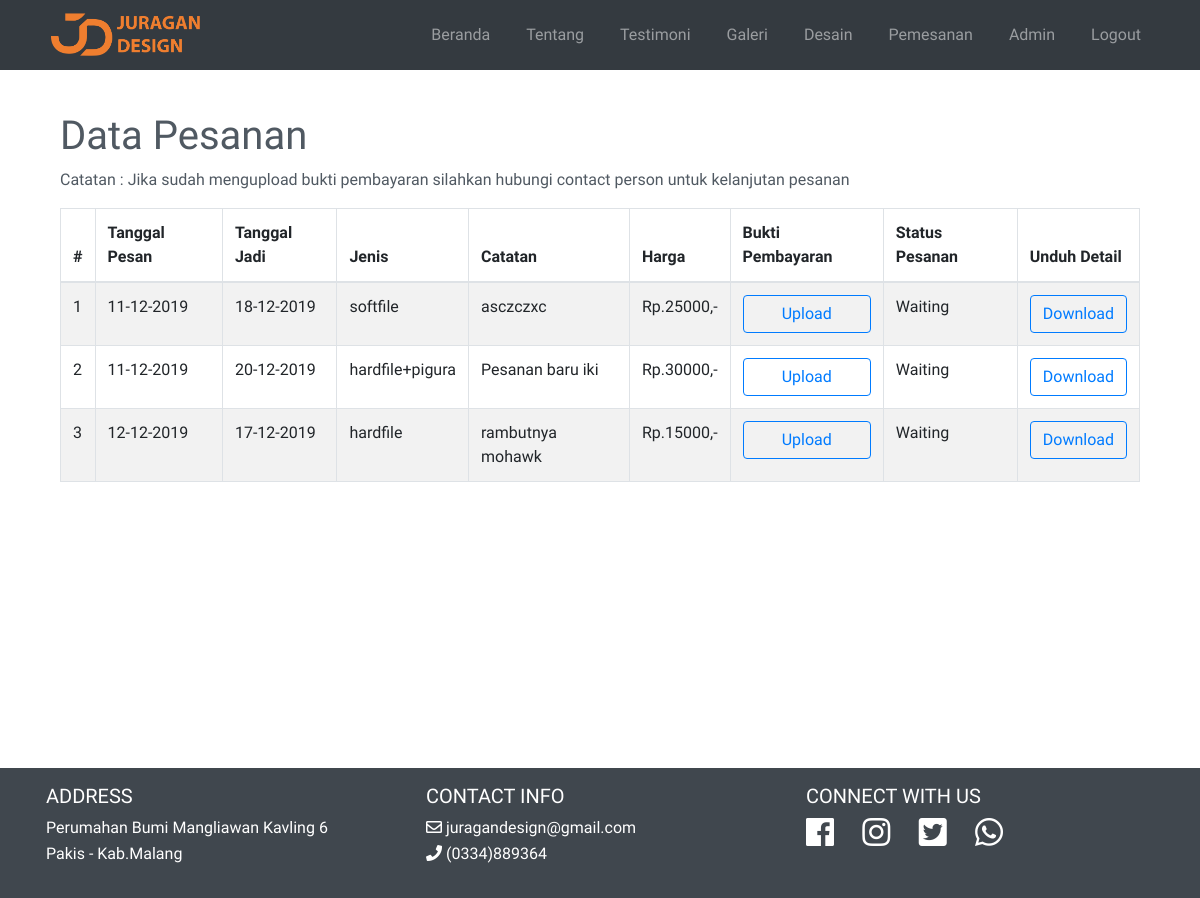
The page /status2.php (signed in) on the database its author committed.
### tables this page shows
CREATE TABLE `pemesanan` (
  `id_pemesanan` int(255) NOT NULL,
  `catatan` varchar(255) DEFAULT NULL,
  `id_paket` int(11) NOT NULL,
  `tgl_pesan` date NOT NULL,
  `tgl_kembali` date NOT NULL,
  `status` varchar(255) NOT NULL DEFAULT 'Waiting',
  `lokasi` varchar(255) NOT NULL,
  `bukti_pembayaran` varchar(255) DEFAULT NULL,
  `testimoni` longtext,
  `user_id` int(11) NOT NULL,
  `jenis` varchar(255) NOT NULL,
  `referensi` varchar(255) NOT NULL
);

CREATE TABLE `paket` (
  `id_paket` int(11) NOT NULL,
  `nama_paket` varchar(45) DEFAULT NULL,
  `harga` longtext,
  `dekorasi` varchar(255) DEFAULT NULL,
  `rias_baju` varchar(255) DEFAULT NULL,
  `dokumentasi` varchar(255) DEFAULT NULL,
  `mc` varchar(45) DEFAULT NULL,
  `free` varchar(255) DEFAULT NULL,
  `biaya_pelihara` longtext NOT NULL,
  `foto` varchar(255) NOT NULL,
  `lama` int(255) NOT NULL,
  `Detail` longtext NOT NULL,
  `Jenis` varchar(255) NOT NULL,
  `level` tinyint(2) NOT NULL DEFAULT '1'
);

### status2.php (the view, shortened to what this page needs)
<!DOCTYPE html>
<html lang="en">
<?php include 'includes/head.php' ?>
<head>
</head>
<body>
    <?php include 'includes/navbar.php' ?>
    <div class="container mt-5 pt-5 " style="min-height:720px">
        <div class="container-fluid mt-3">
            <h1 class="">Data Pesanan</h1>
            <p>Catatan : Jika sudah mengupload bukti pembayaran silahkan hubungi contact person untuk kelanjutan pesanan</p>
        </div>
        <div class="container">
            <table class="table table-striped table-bordered">
                <thead>
                    <tr>
                        <th>#</th>
                        <th>Tanggal Pesan</th>
                        <th>Tanggal Jadi</th>
                        <th>Jenis</th>
                        <th>Catatan</th>
                        <th>Harga</th>
                        <th>Bukti Pembayaran</th>
                        <th>Status Pesanan</th>
                        <th>Unduh Detail</th>
                    </tr>
                </thead>
                <tbody>
                    <?php
                    @$id_user = $_SESSION["id"];
                    $query = "SELECT * FROM pemesanan WHERE user_id = '$id_user' ";
                    $result = mysqli_query($con, $query);
                    if (mysqli_num_rows($result) > 0) {
                        $no = 0;
                        while ($row = mysqli_fetch_assoc($result)) {
                            $id_paket = $row["id_paket"];
                            $query2 = "SELECT * FROM paket WHERE id_paket = '$id_paket'";
                            $result2 = mysqli_query($con, $query2);
                            $paket = mysqli_fetch_assoc($result2);
                            $no++;
                            ?>
                            <tr>
                                <td><?php echo $no ?></td>
                                <td><?php echo date_format(new DateTime($row["tgl_pesan"]), 'd-m-Y')  ?></td>
                                <td><?php echo date('d-m-Y',strtotime($row["tgl_pesan"]. '+ '.$paket["lama"].' days')) ?></td>
                                <td><?php echo $row["jenis"] ?></td>
                                <td><?php echo $row["catatan"] ?></td>
                                <td>Rp.<?php echo $paket["harga"] ?>,-</td>
                                <td>
                                    <?php
                                            if ($row["bukti_pembayaran"] != null) { ?>
                                        Sudah Terupload
                                    <?php } else { ?>
                                        <button type="button" class="btn btn-block btn-outline-primary" data-toggle="modal" data-target="#modal<?php echo $row["id_pemesanan"] ?>">
                                            Upload
                                        </button>
                                    <?php } ?>
                                </td>
                                <td>
                                    <?php
                                            $date = new DateTime($row["tgl_kembali"]);
                                            $now = new DateTime();
                                            if ($row["status"] == "Acepted" && $date < $now) {
                                                if ($row["testimoni"] != null) {
                                                    echo 'Pesanan Selesai';
                                                } else { ?>
                                            <button type="button" class="btn btn-block btn-outline-primary" data-toggle="modal" data-target="#testimoni<?php echo $row["id_pemesanan"] ?>">
                                                Testimoni
                                            </button>
                                            <div class="modal fade" id="testimoni<?php echo $row["id_pemesanan"] ?>" tabindex="-1" role="dialog" aria-labelledby="exampleModalLabel" aria-hidden="true">
                                                <div class="modal-dialog" role="document">
                                                    <div class="modal-content">
                                                        <div class="modal-body" style="margin-bottom:-35px">
                                                            <center>
                                                                <h4 class="media-heading">Berikan Testimoni</h4>
                                                            </center>
                                                            <hr>
                                                        </div>
                                                        <div class="row" style="margin-top:0px">
                                                            <div class="container">
                                                                <form action="proses/proses_testimoni.php" method="post" enctype="multipart/form-data">
                                                                    <input type="hidden" name="MAX_FILE_SIZE" value="2000000">
                                                                    <input type="hidden" name="id_pemesanan" value="<?php echo $row["id_pemesanan"] ?>">
                                                                    <div class="col-md-12">
                                                                        <div class="form-group">
                                                                            <label for="testimoni">Testimoni</label>
                                                                            <textarea rows="5" class="form-control" type="text" value="" id="lokasi" placeholder="Masukkan Testimoni" name="testimoni"></textarea>
                                                                        </div>
                                                                        <div>
                                                                            <button type="submit" class="btn btn-block btn-outline-primary">Submit</button>
                                                                        </div>
                                                                    </div>
                                                                </form>
                                                            </div>
                                                        </div>
                                                        <div class="modal-footer">
                                                            <button type="button" class="btn btn-secondary" data-dismiss="modal">Close</button>
                                                        </div>
                                                    </div>
                                                </div>
                                            </div>
                                    <?php }
                                            } elseif ($row["status"] == "Waiting") {
                                                echo 'Waiting';
                                            } else {
                                                echo 'Accepted';
                                            }
                                            ?>
                                </td>
                                <td>
                                    <button type="button" class="btn btn-block btn-outline-primary" data-toggle="modal" data-target="#detail<?php echo $row["id_pemesanan"] ?>">
                                        Download
                                    </button>
                                </td>
                            </tr>
                        <?php } ?>
                    <?php }
                    ?>
                </tbody>
            </table>
        </div>
    </div>
    <?php include 'includes/footer.php' ?>
</body>
</html>

### css/style.css (style rules this page uses)
body { overflow-x: hidden; font-family: 'Varela Round', sans-serif; color: #505962; }

### rows shown on the page
pemesanan: tgl_pesan "11-12-2019", tgl_pesan.lama "18-12-2019", jenis "softfile", catatan "asczczxc", id_paket.harga "25000", status "Waiting"
pemesanan: tgl_pesan "11-12-2019", tgl_pesan.lama "20-12-2019", jenis "hardfile+pigura", catatan "Pesanan baru iki", id_paket.harga "30000", status "Waiting"
pemesanan: tgl_pesan "12-12-2019", tgl_pesan.lama "17-12-2019", jenis "hardfile", catatan "rambutnya mohawk", id_paket.harga "15000", status "Waiting"
